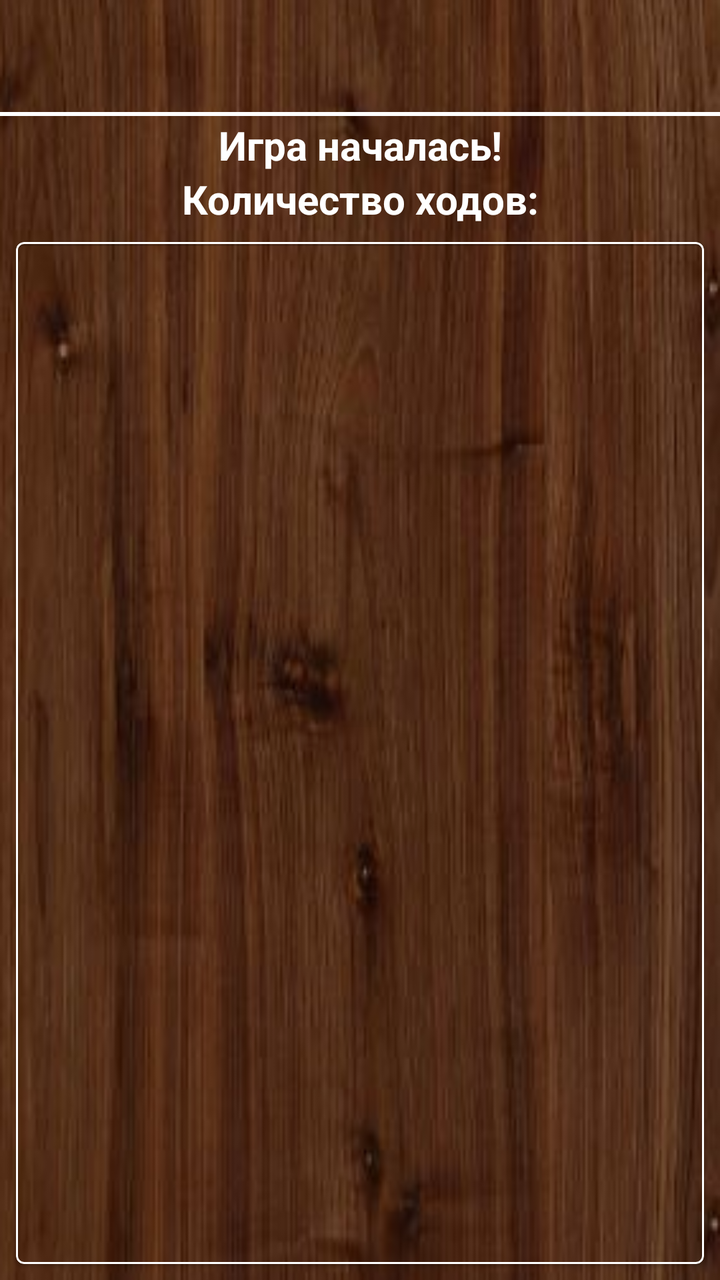
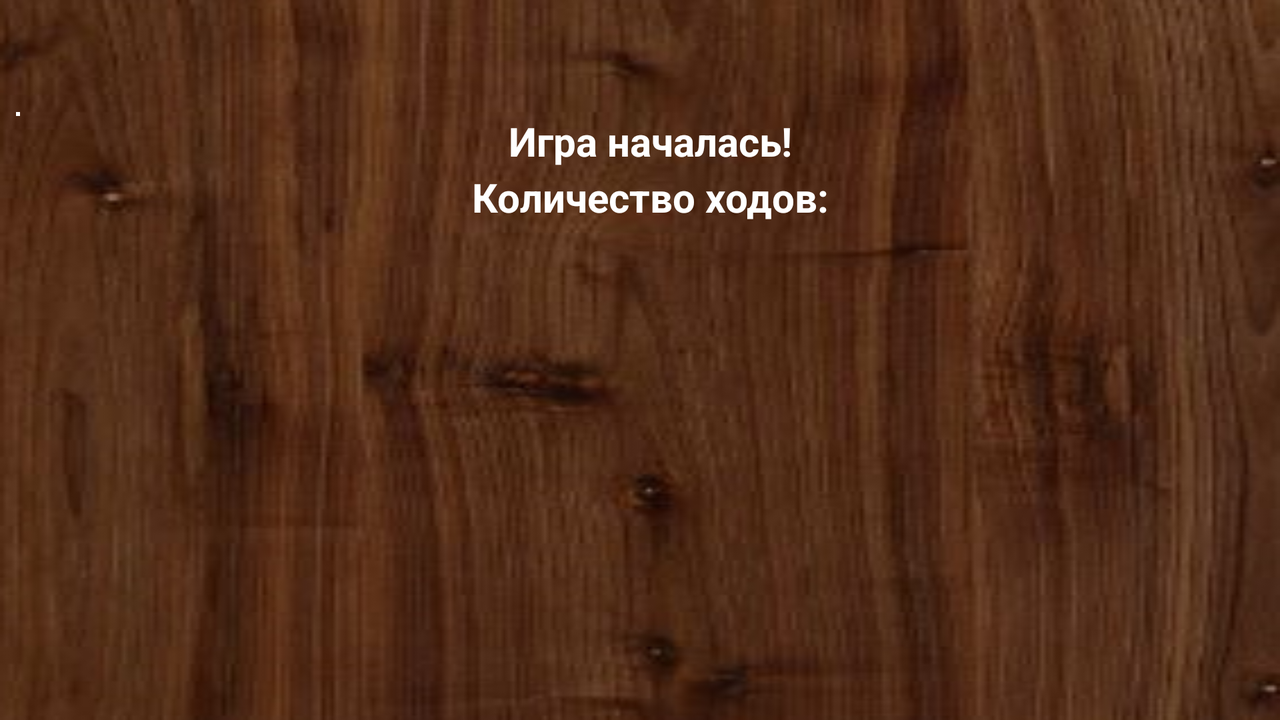

Compare how this app lays out the same screen by default and in its alternative resource folder. The renders come first, then the two layout files and the values they reference.
<!-- AndroidManifest.xml: application theme Theme.AppCompat.Light.NoActionBar -->
<!-- res/layout/activity_main.xml -->
<?xml version="1.0" encoding="utf-8"?>
<androidx.constraintlayout.widget.ConstraintLayout xmlns:android="http://schemas.android.com/apk/res/android"
    android:id="@+id/main_layout"
    xmlns:app="http://schemas.android.com/apk/res-auto"
    xmlns:tools="http://schemas.android.com/tools"
    android:layout_width="match_parent"
    android:layout_height="match_parent"
    android:background="@drawable/tree_back"
    tools:context=".MainActivity">

    <include
        android:id="@+id/toolbar"
        layout="@layout/toolbar_main" />

    <GridView
        android:id="@+id/grid"
        android:layout_width="match_parent"
        android:layout_height="wrap_content"
        android:background="@color/white"
        android:horizontalSpacing="1dp"
        android:numColumns="4"
        android:paddingTop="1dp"
        android:paddingBottom="1dp"
        android:verticalSpacing="1dp"
        app:layout_constraintEnd_toEndOf="parent"
        app:layout_constraintStart_toStartOf="parent"
        app:layout_constraintTop_toBottomOf="@id/toolbar"
        tools:ignore="TouchTargetSizeCheck" />

    <TextView
        android:id="@+id/tv1"
        android:layout_width="match_parent"
        android:layout_height="wrap_content"
        android:gravity="center_horizontal"
        android:paddingTop="1dp"
        android:text="@string/in_game"
        android:textColor="@color/white"
        android:textSize="20sp"
        android:textStyle="bold"
        app:layout_constraintEnd_toEndOf="parent"
        app:layout_constraintStart_toStartOf="parent"
        app:layout_constraintTop_toBottomOf="@id/grid" />

    <TextView
        android:id="@+id/step_numbers"
        android:layout_width="match_parent"
        android:layout_height="wrap_content"
        android:gravity="center_horizontal"
        android:text="@string/step_number"
        android:textColor="@color/white"
        android:textSize="20sp"
        android:textStyle="bold"
        app:layout_constraintEnd_toEndOf="parent"
        app:layout_constraintStart_toStartOf="parent"
        app:layout_constraintTop_toBottomOf="@id/tv1" />


    <com.google.android.material.card.MaterialCardView
        android:id="@+id/material_card"
        android:layout_width="match_parent"
        android:layout_height="0dp"
        app:layout_constraintVertical_weight="1"
        android:background="@drawable/tree_back"
        android:layout_margin="8dp"
        app:cardCornerRadius="4dp"
        app:cardBackgroundColor="@android:color/transparent"
        app:strokeColor="@color/white"
        app:strokeWidth="1dp"
        app:layout_constraintEnd_toEndOf="parent"
        app:layout_constraintStart_toStartOf="parent"
        app:layout_constraintBottom_toBottomOf="parent"
        app:layout_constraintTop_toBottomOf="@id/step_numbers"
        android:theme="@style/Theme.MaterialComponents.DayNight.DarkActionBar">

        <FrameLayout
            android:id="@+id/winner_frame"
            android:layout_width="match_parent"
            android:layout_height="match_parent"
            app:cardBackgroundColor="@android:color/transparent"
            android:theme="@style/Theme.MaterialComponents.DayNight.DarkActionBar"/>
    </com.google.android.material.card.MaterialCardView>

</androidx.constraintlayout.widget.ConstraintLayout>
<!-- res/layout/toolbar_main.xml (included above) -->
<?xml version="1.0" encoding="utf-8"?>
<androidx.appcompat.widget.Toolbar xmlns:android="http://schemas.android.com/apk/res/android"
    android:id="@+id/toolbar"
    android:layout_width="match_parent"
    android:layout_height="?attr/actionBarSize"
    android:theme="@style/Theme.game15"
    />
<!-- resources referenced by this layout -->
<resources>
  <!-- drawable tree_back: png bitmap (drawable, 89555 bytes) -->
  <string name="in_game">Игра началась!</string>
  <string name="step_number">Количество ходов: </string>
  <style name="Theme.game15" parent="Theme.MaterialComponents.DayNight.DarkActionBar">
          
          <item name="colorPrimary">@color/purple_500</item>
          <item name="colorPrimaryVariant">@color/purple_700</item>
          <item name="colorOnPrimary">@color/white</item>
          
          <item name="colorSecondary">@color/teal_200</item>
          <item name="colorSecondaryVariant">@color/teal_700</item>
          <item name="colorOnSecondary">@color/black</item>
          
          <item name="android:statusBarColor" tools:targetApi="l">?attr/colorPrimaryVariant</item>
          
          <item name="android:textColorPrimary">@color/white</item>
      </style>
</resources>
<!-- res/layout-land/activity_main.xml (the author's variant of the layout above) -->
<!-- drawn on the phone turned sideways -->
<?xml version="1.0" encoding="utf-8"?>
<androidx.constraintlayout.widget.ConstraintLayout xmlns:android="http://schemas.android.com/apk/res/android"
    android:id="@+id/main_layout"
    xmlns:app="http://schemas.android.com/apk/res-auto"
    xmlns:tools="http://schemas.android.com/tools"
    android:layout_width="match_parent"
    android:layout_height="match_parent"
    android:background="@drawable/tree_back"
    tools:context=".MainActivity">

    <include
        android:id="@+id/toolbar"
        layout="@layout/toolbar_main"
        android:layout_height="wrap_content"
        android:layout_width="match_parent" />

    <GridView
        android:id="@+id/grid"
        android:layout_width="0dp"

        app:layout_constraintDimensionRatio="1:1"
        android:layout_height="wrap_content"
        android:background="@color/white"
        android:horizontalSpacing="1dp"
        android:numColumns="4"
        android:paddingTop="1dp"
        android:paddingBottom="1dp"
        android:layout_marginLeft="8dp"
        android:paddingLeft="1dp"
        android:paddingRight="1dp"
        android:verticalSpacing="1dp"
        android:gravity="left"
        app:layout_constraintStart_toStartOf="parent"
        app:layout_constraintEnd_toStartOf="@id/tv1"
        app:layout_constraintTop_toBottomOf="@id/toolbar" />

    <TextView
        android:id="@+id/tv1"
        android:layout_height="wrap_content"
        android:gravity="center_horizontal"
        android:paddingTop="1dp"
        android:paddingBottom="1dp"
        android:text="@string/in_game"
        android:textColor="@color/white"
        android:textSize="20sp"
        android:textStyle="bold"
        app:layout_constraintEnd_toEndOf="parent"
        app:layout_constraintStart_toEndOf="@id/grid"
        app:layout_constraintTop_toBottomOf="@id/toolbar"
        app:layout_constraintBottom_toTopOf="@id/step_numbers"
        android:layout_width="0dp"
        app:layout_constraintHorizontal_weight="1"/>

    <TextView
        android:id="@+id/step_numbers"
        android:layout_width="0dp"
        app:layout_constraintHorizontal_weight="1"
        android:layout_height="wrap_content"
        android:gravity="center_horizontal"
        android:text="@string/step_number"
        android:textColor="@color/white"
        android:textSize="20sp"
        android:textStyle="bold"
        app:layout_constraintEnd_toEndOf="parent"
        app:layout_constraintStart_toEndOf="@id/grid"
        app:layout_constraintTop_toBottomOf="@id/tv1" />

    <com.google.android.material.card.MaterialCardView
        android:id="@+id/material_card"
        android:layout_width="0dp"
        app:layout_constraintHorizontal_weight="1"
        android:layout_height="0dp"
        app:layout_constraintVertical_weight="1"
        android:background="@drawable/tree_back"
        android:layout_marginTop="8dp"
        android:layout_marginStart="8dp"
        android:layout_marginEnd="8dp"
        android:layout_marginBottom="0dp"
        app:cardCornerRadius="4dp"
        app:cardBackgroundColor="@android:color/transparent"
        app:strokeColor="@color/white"
        app:strokeWidth="1dp"
        app:layout_constraintEnd_toEndOf="parent"
        app:layout_constraintStart_toEndOf="@id/grid"
        app:layout_constraintBottom_toBottomOf="@id/grid"
        app:layout_constraintTop_toBottomOf="@id/step_numbers"
        android:theme="@style/Theme.MaterialComponents.DayNight.DarkActionBar">

        <FrameLayout
            android:id="@+id/winner_frame"
            android:layout_width="match_parent"
            android:layout_height="match_parent"
            app:cardBackgroundColor="@android:color/transparent"
            android:theme="@style/Theme.MaterialComponents.DayNight.DarkActionBar"/>
    </com.google.android.material.card.MaterialCardView>

</androidx.constraintlayout.widget.ConstraintLayout>
